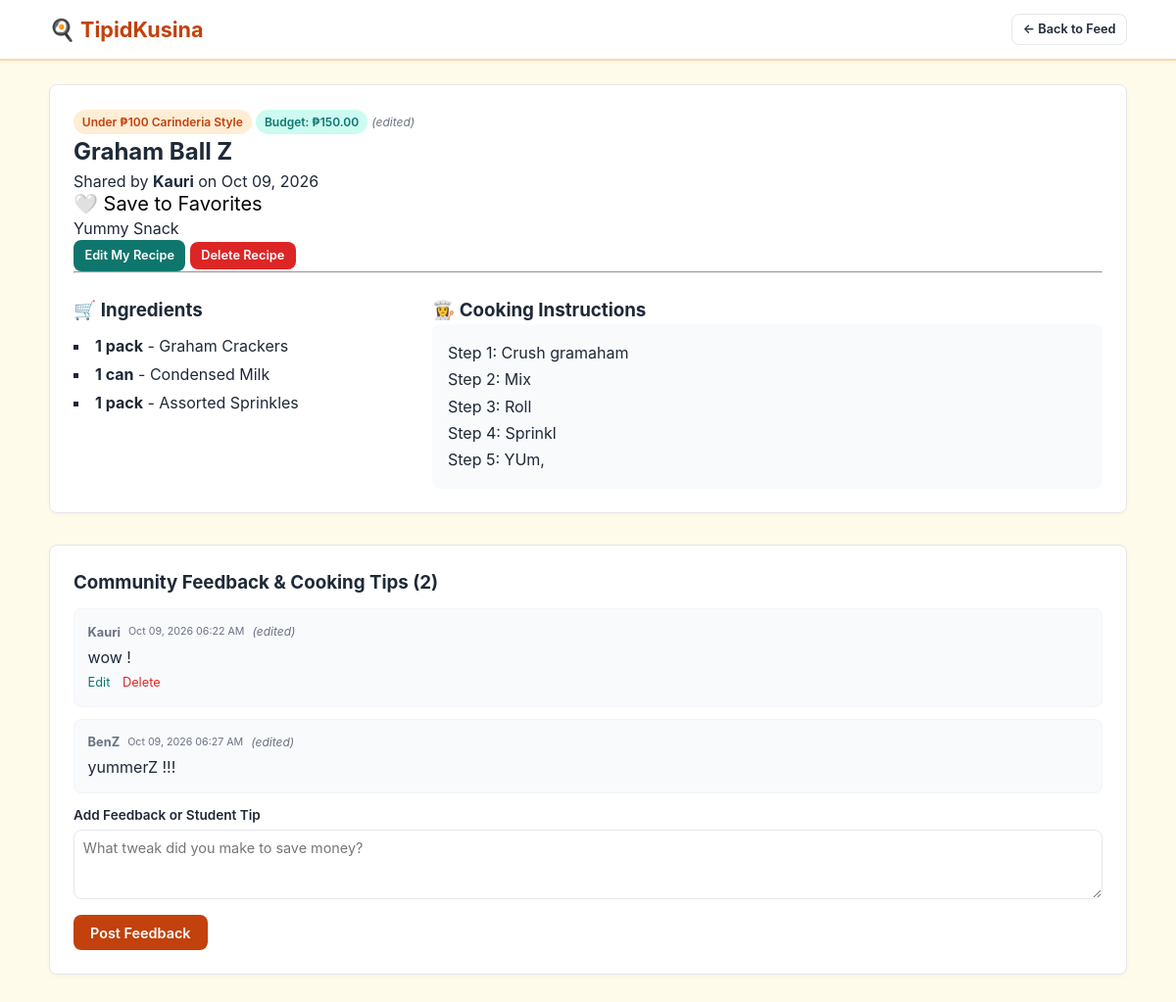
The app's page /recipe_detail.php?id=2 (signed in) with its own data.
### tables this page shows
CREATE TABLE `recipes` (
  `id` int(11) NOT NULL,
  `user_id` int(11) NOT NULL,
  `category_id` int(11) NOT NULL,
  `title` varchar(150) NOT NULL,
  `description` text NOT NULL,
  `instructions` text NOT NULL,
  `estimated_cost` decimal(8,2) NOT NULL DEFAULT 50.00,
  `is_edited` tinyint(1) DEFAULT 0,
  `created_at` timestamp NOT NULL DEFAULT current_timestamp(),
  `updated_at` timestamp NOT NULL DEFAULT current_timestamp() ON UPDATE current_timestamp()
);

CREATE TABLE `categories` (
  `id` int(11) NOT NULL,
  `name` varchar(100) NOT NULL,
  `created_at` timestamp NOT NULL DEFAULT current_timestamp()
);

CREATE TABLE `users` (
  `id` int(11) NOT NULL,
  `name` varchar(100) NOT NULL,
  `email` varchar(150) NOT NULL,
  `password` varchar(255) NOT NULL,
  `created_at` timestamp NOT NULL DEFAULT current_timestamp()
);

CREATE TABLE `ingredients` (
  `id` int(11) NOT NULL,
  `recipe_id` int(11) NOT NULL,
  `item_name` varchar(150) NOT NULL,
  `quantity` varchar(100) NOT NULL
);

CREATE TABLE `comments` (
  `id` int(11) NOT NULL,
  `recipe_id` int(11) NOT NULL,
  `user_id` int(11) NOT NULL,
  `comment` text NOT NULL,
  `is_edited` tinyint(1) DEFAULT 0,
  `created_at` timestamp NOT NULL DEFAULT current_timestamp(),
  `updated_at` timestamp NOT NULL DEFAULT current_timestamp() ON UPDATE current_timestamp()
);

### classes/RecipeService.php (called while the page is built, shortened)
<?php
class RecipeService {
    public function getById(int $id): ?array {
        $stmt = $this->pdo->prepare("
            SELECT r.*, c.name AS category_name, u.name AS author_name
            FROM recipes r
            JOIN categories c ON r.category_id = c.id
            JOIN users u ON r.user_id = u.id
            WHERE r.id = ?
        ");
        $stmt->execute([$id]);
        $recipe = $stmt->fetch();
        return $recipe ?: null;
    }
    public function getIngredients(int $recipeId): array {
        $stmt = $this->pdo->prepare("SELECT * FROM ingredients WHERE recipe_id = ? ORDER BY id ASC");
        $stmt->execute([$recipeId]);
        return $stmt->fetchAll();
    }
}

### auth_check.php (called while the page is built, shortened)
<?php
function current_user_id(): int {
    return (int) ($_SESSION['user_id'] ?? 0);
}

### classes/FavoriteService.php (called while the page is built, shortened)
<?php
class FavoriteService {
    public function isFavorited(int $userId, int $recipeId): bool {
        $stmt = $this->pdo->prepare("SELECT id FROM favorites WHERE user_id = ? AND recipe_id = ?");
        $stmt->execute([$userId, $recipeId]);
        return (bool) $stmt->fetch();
    }
}

### recipe_detail.php (the view, shortened to what this page needs)
<?php
require_once __DIR__ . '/auth_check.php';
require_once __DIR__ . '/db.php';
require_once __DIR__ . '/classes/RecipeService.php';
require_once __DIR__ . '/classes/FavoriteService.php';
$recipeId = (int)($_GET['id'] ?? 0);
$recipeService = new RecipeService($pdo);
$favService = new FavoriteService($pdo);
$recipe = $recipeService->getById($recipeId);
$ingredients = $recipeService->getIngredients($recipeId);
$isFav = $favService->isFavorited(current_user_id(), $recipeId);
$cmtStmt = $pdo->prepare("
    SELECT c.*, u.name AS author_name
    FROM comments c
    JOIN users u ON c.user_id = u.id
    WHERE c.recipe_id = ?
    ORDER BY c.created_at ASC
");
$cmtStmt->execute([$recipeId]);
$comments = $cmtStmt->fetchAll();
?>
<!DOCTYPE html>
<html lang="en">
<head>
    <link rel="stylesheet" href="style.css">
</head>
<body>
    <header class="navbar">
        <div class="container nav-container">
            <a href="index.php" class="brand">🍳 TipidKusina</a>
            <nav class="nav-links">
                <a href="index.php" class="btn btn-sm btn-outline">← Back to Feed</a>
            </nav>
        </div>
    </header>
    <main class="container">
        <article class="card detail-card">
            <div class="detail-header">
                <div>
                    <span class="badge category-badge"><?= htmlspecialchars($recipe['category_name']) ?></span>
                    <span class="badge budget-badge">Budget: ₱<?= number_format((float)$recipe['estimated_cost'], 2) ?></span>
                    <?php if ($recipe['is_edited']): ?>
                        <span class="edited-tag">(edited)</span>
                    <?php endif; ?>
                    <h1><?= htmlspecialchars($recipe['title']) ?></h1>
                    <p class="recipe-author">Shared by <strong><?= htmlspecialchars($recipe['author_name']) ?></strong> on <?= date('M d, Y', strtotime($recipe['created_at'])) ?></p>
                </div>
                <div>
                    <button class="fav-btn btn-large <?= $isFav ? 'active' : '' ?>" data-id="<?= $recipe['id'] ?>">
                        <?= $isFav ? '❤️ Saved' : '🤍 Save to Favorites' ?>
                    </button>
                </div>
            </div>
            <p class="recipe-lead"><?= nl2br(htmlspecialchars($recipe['description'])) ?></p>
            <?php if ((int)$recipe['user_id'] === current_user_id()): ?>
                <div class="owner-actions">
                    <a href="recipe_edit.php?id=<?= $recipe['id'] ?>" class="btn btn-sm btn-secondary">Edit My Recipe</a>
                    <form method="POST" action="recipe_delete.php" onsubmit="return confirm('Are you sure you want to delete this recipe?');" style="display:inline;">
                        <button type="submit" class="btn btn-sm btn-danger">Delete Recipe</button>
                    </form>
                </div>
            <?php endif; ?>
            <hr>
            <div class="recipe-body-grid">
                <div>
                    <h3>🛒 Ingredients</h3>
                    <ul class="ingredient-list">
                        <?php foreach ($ingredients as $ing): ?>
                            <li><strong><?= htmlspecialchars($ing['quantity']) ?></strong> - <?= htmlspecialchars($ing['item_name']) ?></li>
                        <?php endforeach; ?>
                    </ul>
                </div>
                <div>
                    <h3>👩‍🍳 Cooking Instructions</h3>
                    <div class="instruction-box">
                        <?= nl2br(htmlspecialchars($recipe['instructions'])) ?>
                    </div>
                </div>
            </div>
        </article>
        <section class="card comments-card">
            <h3>Community Feedback & Cooking Tips (<?= count($comments) ?>)</h3>
            <?php if (empty($comments)): ?>
                <p class="hint">No comments yet. Have you tried this recipe? Leave your tip below!</p>
            <?php else: ?>
                <div class="comment-list">
                    <?php foreach ($comments as $c): ?>
                        <div class="comment-bubble" id="comment-<?= $c['id'] ?>">
                            <div class="comment-meta">
                                <strong><?= htmlspecialchars($c['author_name']) ?></strong>
                                <small><?= date('M d, Y h:i A', strtotime($c['created_at'])) ?></small>
                                <?php if ($c['is_edited']): ?>
                                    <span class="edited-tag">(edited)</span>
                                <?php endif; ?>
                            </div>
                            <p class="comment-text" id="comment-text-<?= $c['id'] ?>"><?= nl2br(htmlspecialchars($c['comment'])) ?></p>
                            <?php if ((int)$c['user_id'] === current_user_id()): ?>
                                <div class="comment-controls">
                                    <button type="button" class="btn-text btn-edit-comment" data-id="<?= $c['id'] ?>">Edit</button>
                                    <form method="POST" action="comment_actions.php" onsubmit="return confirm('Delete this comment?');" style="display:inline;">
                                        <button type="submit" class="btn-text text-danger">Delete</button>
                                    </form>
                                </div>
                            <?php endif; ?>
                        </div>
                    <?php endforeach; ?>
                </div>
            <?php endif; ?>
            <form method="POST" action="comment_actions.php" class="add-comment-form">
                <div class="form-group">
                    <label for="new-comment">Add Feedback or Student Tip</label>
                    <textarea id="new-comment" name="comment" rows="3" required placeholder="What tweak did you make to save money?"></textarea>
                </div>
                <button type="submit" class="btn btn-primary">Post Feedback</button>
            </form>
        </section>
    </main>
</body>
</html>

### style.css (style rules this page uses)
:root { --primary: #c2410c; --primary-hover: #9a3412; --secondary: #0f766e; --secondary-hover: #115e59; --bg: #fffbeb; --surface: #ffffff; --text: #1f2937; --muted: #6b7280; --danger: #dc2626; --border: #e5e7eb; --radius: 8px; }
* { box-sizing: border-box; margin: 0; padding: 0; font-family: -apple-system, BlinkMacSystemFont, "Segoe UI", Roboto, sans-serif; }
body { background: var(--bg); color: var(--text); line-height: 1.5; padding-bottom: 3rem; }
.container { width: 92%; max-width: 1100px; margin: 0 auto; }
.navbar { background: var(--surface); border-bottom: 2px solid #fed7aa; padding: 0.85rem 0; position: sticky; top: 0; z-index: 10; box-shadow: 0 1px 3px rgba(0,0,0,0.05); }
.nav-container { display: flex; justify-content: space-between; align-items: center; flex-wrap: wrap; gap: 0.5rem; }
.brand { font-size: 1.35rem; font-weight: 700; color: var(--primary); text-decoration: none; }
.nav-links { display: flex; align-items: center; gap: 0.75rem; flex-wrap: wrap; }
.card { background: var(--surface); border-radius: var(--radius); padding: 1.5rem; border: 1px solid var(--border); box-shadow: 0 2px 4px rgba(0,0,0,0.03); margin-top: 1.5rem; }
.btn { display: inline-block; padding: 0.55rem 1rem; border-radius: var(--radius); font-size: 0.9rem; font-weight: 600; cursor: pointer; border: 1px solid transparent; text-decoration: none; }
.btn-primary { background: var(--primary); color: white; }
.btn-secondary { background: var(--secondary); color: white; }
.btn-outline { border-color: var(--border); color: var(--text); background: white; }
.btn-danger { background: var(--danger); color: white; }
.btn-sm { padding: 0.35rem 0.65rem; font-size: 0.8rem; }
.btn-text { background: none; border: none; font-size: 0.8rem; color: var(--secondary); cursor: pointer; padding: 0; margin-right: 0.5rem; }
.text-danger { color: var(--danger); }
.badge { display: inline-block; font-size: 0.75rem; padding: 0.2rem 0.55rem; border-radius: 9999px; font-weight: 600; }
.category-badge { background: #ffedd5; color: var(--primary); }
.budget-badge { background: #ccfbf1; color: var(--secondary); }
.edited-tag { font-size: 0.75rem; color: var(--muted); font-style: italic; }
.fav-btn { background: none; border: none; font-size: 1.25rem; cursor: pointer; line-height: 1; }
.recipe-body-grid { display: grid; grid-template-columns: 1fr 2fr; gap: 1.5rem; margin-top: 1.5rem; }
.instruction-box { background: #f8fafc; padding: 1rem; border-radius: var(--radius); line-height: 1.7; }
.ingredient-list { list-style: square inside; margin-top: 0.5rem; line-height: 1.8; }
.comments-card { margin-top: 2rem; }
.comment-bubble { background: #f8fafc; padding: 0.85rem; border-radius: var(--radius); margin: 0.75rem 0; border: 1px solid #f1f5f9; }
.comment-meta { font-size: 0.8rem; color: var(--muted); margin-bottom: 0.25rem; display: flex; gap: 0.5rem; align-items: center; }
.form-group { margin-bottom: 1rem; display: flex; flex-direction: column; }
.form-group label { font-size: 0.85rem; font-weight: 600; margin-bottom: 0.3rem; }
.form-group input, .form-group textarea, .form-group select { padding: 0.55rem; border: 1px solid var(--border); border-radius: var(--radius); font-size: 0.9rem; }

### records on screen
recipes: category.name "Under ₱100 Carinderia Style", estimated_cost "150.00", title "Graham Ball Z", user.name "Kauri", created_at "Oct 09, 2026", description "Yummy Snack", instructions "Step 1: Crush gramaham Step 2: Mix Step 3: Roll Step 4: Sprinkl Step 5: YUm,"
ingredients: quantity "1 pack", item_name "Graham Crackers"
ingredients: quantity "1 can", item_name "Condensed Milk"
ingredients: quantity "1 pack", item_name "Assorted Sprinkles"
comments: user.name "Kauri", created_at "Oct 09, 2026 06:22 AM", is_edited "(edited)", comment "wow !"
comments: user.name "BenZ", created_at "Oct 09, 2026 06:27 AM", is_edited "(edited)", comment "yummerZ !!!"

### other values on screen
count($comments) "2"
